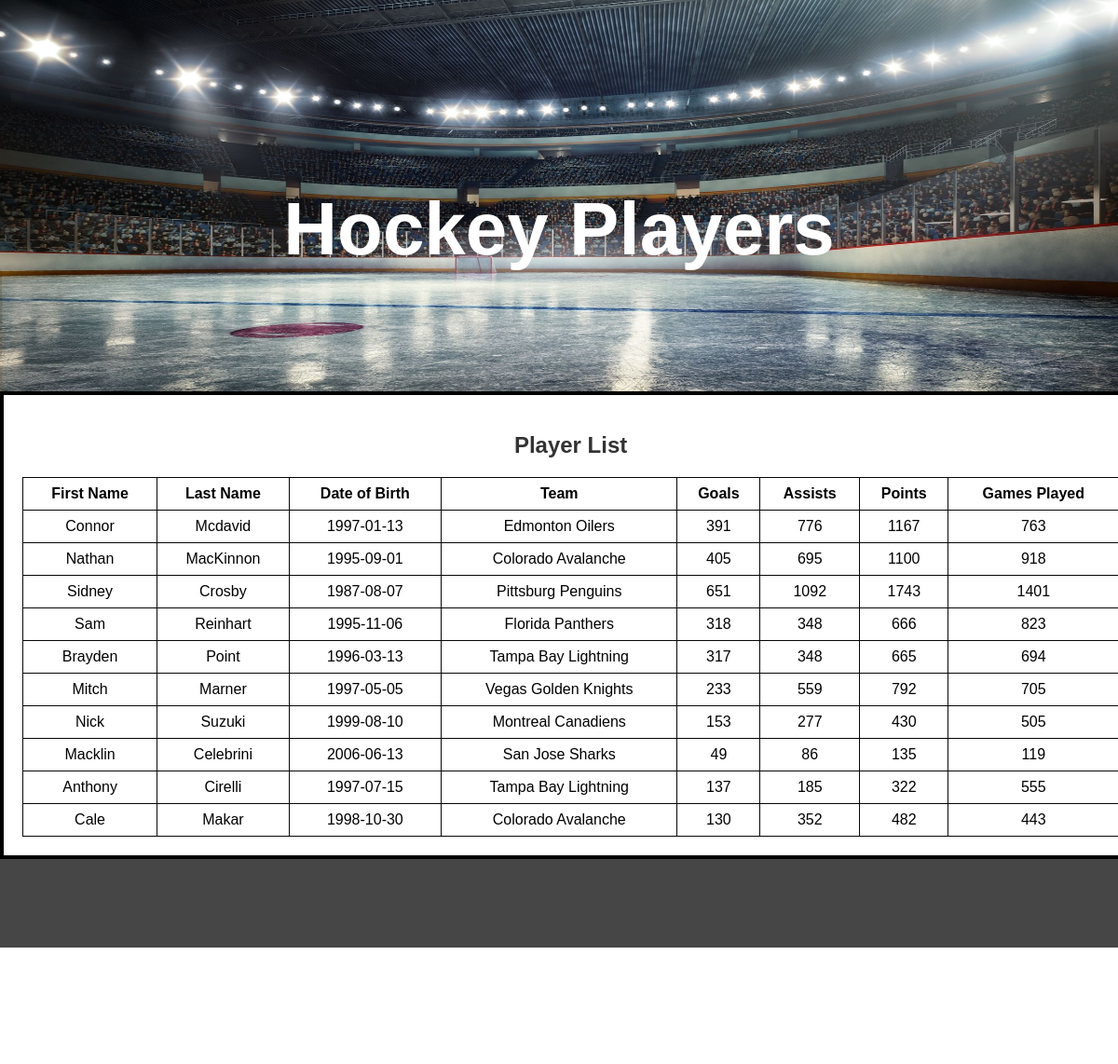
The page / on the database its author committed.
### tables this page shows
CREATE TABLE `players` (
  `contactID` int(4) NOT NULL,
  `firstName` varchar(50) NOT NULL,
  `lastName` varchar(50) NOT NULL,
  `dob` date NOT NULL,
  `team` varchar(50) NOT NULL,
  `goals` varchar(50) NOT NULL,
  `assists` varchar(50) NOT NULL,
  `points` varchar(50) NOT NULL,
  `gamesPlayed` varchar(50) NOT NULL
);

### index.php (the view, shortened to what this page needs)
<?php
    require 'database.php';
    $queryPlayers = 'SELECT firstName, lastName, dob, team, goals, assists, points, gamesPlayed
       FROM players';
    $statement = $db->prepare($queryPlayers);
    $statement->execute();
    $players= $statement->fetchAll();
?>
<!DOCTYPE html>
<html>
    <head>
        <link rel="stylesheet" type="text/css" href="css/app.css"/>
      </head>
    <body>
        <?php include 'header.php'; ?>
        <main>
          <h2>Player List</h2>
          <table>
            <tr>
              <th>First Name</th>
              <th>Last Name</th>
              <th>Date of Birth</th>
              <th>Team</th>
              <th>Goals</th>
              <th>Assists</th>
              <th>Points</th>
              <th>Games Played</th>
            </tr>
            <?php foreach ($players as $player): ?>
            <tr>
              <td><?php echo htmlspecialchars($player['firstName']); ?></td>
              <td><?php echo htmlspecialchars($player['lastName']); ?></td>
              <td><?php echo htmlspecialchars($player['dob']); ?></td>
              <td><?php echo htmlspecialchars($player['team']); ?></td>
              <td><?php echo htmlspecialchars($player['goals']); ?></td>
              <td><?php echo htmlspecialchars($player['assists']); ?></td>
              <td><?php echo htmlspecialchars($player['points']); ?></td>
              <td><?php echo htmlspecialchars($player['gamesPlayed']); ?></td>
            </tr>
            <?php endforeach; ?>
          </table>
        </main>
        <?php include 'footer.php'; ?>
    </body>
</html>

### header.php
<header>
  <h1>Hockey Players</h1>
</header>

### footer.php
<footer>
  <p>&copy; 2026 Hockey Players, no rights reserved</p>
</footer>

### css/app.css (style rules this page uses)
body { font-family: Arial, sans-serif; margin: 0; padding: 0; }
header { background: url('../assets/images/headerBkg.png'); background-size: 100% 100%; height: 400px; padding: 10px 0; text-align: center; }
main { padding: 20px; display: block; width: 98.1%; margin: 0 auto; border: 4px solid #010101; }
h1 { margin: 0; color: rgb(255, 255, 255); padding-top: 190px; text-align: center; vertical-align: middle; font-size: 5em; }
table { width: 100%; border-collapse: collapse; margin-top: 20px; text-align: center; }
th, td { border: 1px solid #060606; padding: 8px; text-align: center; vertical-align: middle; }
h2 { color: #333; text-align: center; }
p { padding-top: 80px; color: #faf8f8; }
footer { background-color: #464646; text-align: center; padding: 10px 0; height: 200px; position: relative; bottom: 0; width: 100%; }

### rows shown on the page
players: firstName "Connor", lastName "Mcdavid", dob "1997-01-13", team "Edmonton Oilers", goals "391", assists "776", points "1167", gamesPlayed "763"
players: firstName "Nathan", lastName "MacKinnon", dob "1995-09-01", team "Colorado Avalanche", goals "405", assists "695", points "1100", gamesPlayed "918"
players: firstName "Sidney", lastName "Crosby", dob "1987-08-07", team "Pittsburg Penguins", goals "651", assists "1092", points "1743", gamesPlayed "1401"
players: firstName "Sam", lastName "Reinhart", dob "1995-11-06", team "Florida Panthers", goals "318", assists "348", points "666", gamesPlayed "823"
players: firstName "Brayden", lastName "Point", dob "1996-03-13", team "Tampa Bay Lightning", goals "317", assists "348", points "665", gamesPlayed "694"
players: firstName "Mitch", lastName "Marner", dob "1997-05-05", team "Vegas Golden Knights", goals "233", assists "559", points "792", gamesPlayed "705"
players: firstName "Nick", lastName "Suzuki", dob "1999-08-10", team "Montreal Canadiens", goals "153", assists "277", points "430", gamesPlayed "505"
players: firstName "Macklin", lastName "Celebrini", dob "2006-06-13", team "San Jose Sharks", goals "49", assists "86", points "135", gamesPlayed "119"
players: firstName "Anthony", lastName "Cirelli", dob "1997-07-15", team "Tampa Bay Lightning", goals "137", assists "185", points "322", gamesPlayed "555"
players: firstName "Cale", lastName "Makar", dob "1998-10-30", team "Colorado Avalanche", goals "130", assists "352", points "482", gamesPlayed "443"
